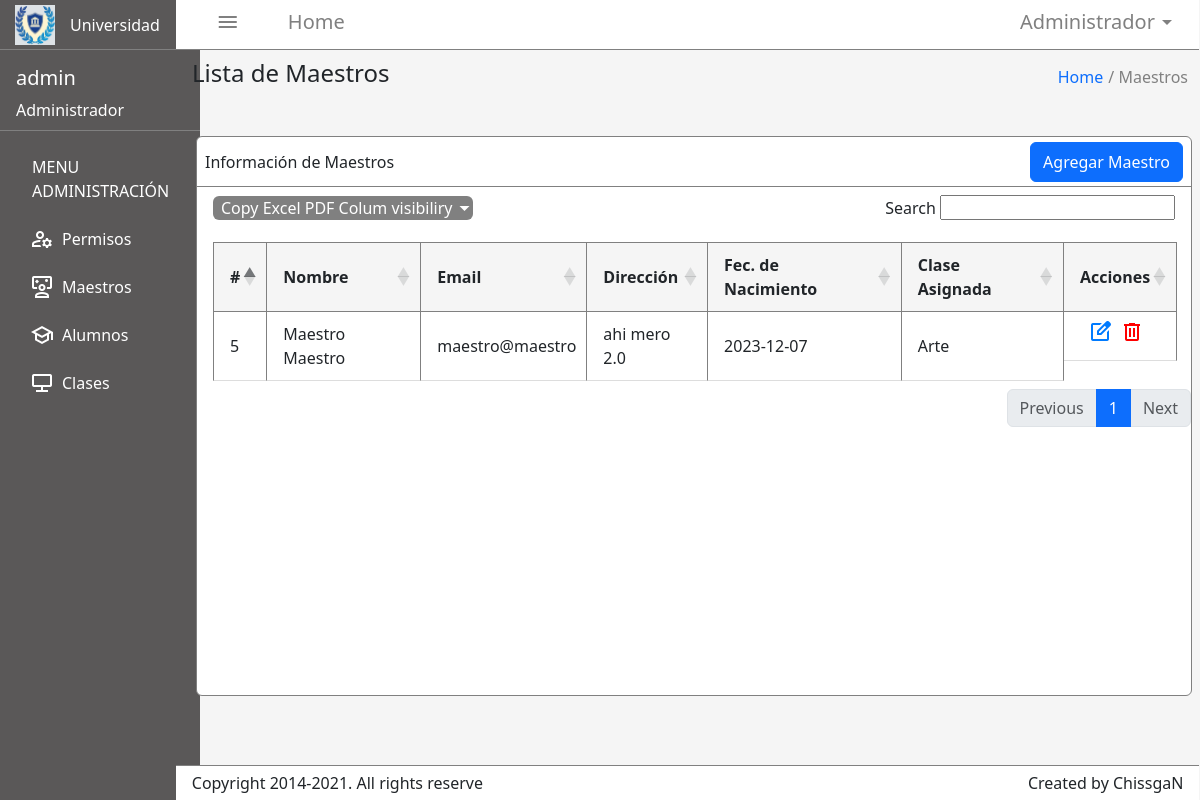
Screenshot of /Views/admin_maestros.php (signed in) with the database file from the repository.
### tables this page shows
CREATE TABLE `usuarios` (
  `id` int(11) NOT NULL,
  `name` varchar(100) NOT NULL,
  `surname` varchar(100) NOT NULL,
  `email` varchar(80) NOT NULL,
  `password` varchar(1000) NOT NULL,
  `address` varchar(80) NOT NULL,
  `rol_id` int(11) NOT NULL,
  `date` date NOT NULL,
  `materias_id` int(11) DEFAULT NULL,
  `status_id` int(11) DEFAULT NULL
);

CREATE TABLE `materias` (
  `id` int(11) NOT NULL,
  `materia` varchar(80) NOT NULL
);

### Models/Database.php (called while the page is built, shortened)
<?php
class Database{
    private $conn;
    public function __construct(){
        $this->hostname = HOST_NAME;
        $this->username = USER_NAME;
        $this->password = PASSWORD;
        $this->dbname = DB_NAME;
        $this->conn = new \PDO("mysql:host=$this->hostname;dbname=$this->dbname", $this->username, $this->password);
    }
    function getConn(){
        return $this->conn;
    }
}

### Models/Usuarios.php (called while the page is built, shortened)
<?php
class Usuarios{
    private $conexion;
    public function __construct(){
        $database = new Database;
        $this->conexion = $database->getConn();
    }
    public function all(){
        $query = "SELECT usuarios.*, materias.materia
          FROM usuarios
          LEFT JOIN materias ON usuarios.materias_id = materias.id
          WHERE usuarios.rol_id = 2";
        try {
            $stm = $this->conexion->prepare($query);
            $stm->execute();
            $rs = $stm->fetchAll(\PDO::FETCH_ASSOC);
            return $rs;
        } catch (\PDOException $e) {
            echo $e->getMessage();
        }
    }
}

### Views/admin_maestros.php (the view, shortened to what this page needs)
<?php
$usuario = new Usuarios;
$data = $usuario->all();
?>
<!DOCTYPE html>
<html lang="en">
<head>
    <link rel="stylesheet" href="../assets/adminmaestrosStyles.css">
    <link href="https://cdn.jsdelivr.net/npm/bootstrap@5.3.2/dist/css/bootstrap.min.css" rel="stylesheet">
    <link rel="stylesheet" type="text/css" href="https://cdn.datatables.net/1.11.5/css/dataTables.bootstrap5.min.css">
</head>
<body style="background-color: whitesmoke;">
    <nav class="nave">
        <div class="divMenu">
            <a href="" class="menuA">
                <span class="material-symbols-outlined menu">menu</span>
                <h5 class="ms-5 home">Home</h5>
            </a>
        </div>
        <div class="divMenu">
            <button href="" class="dropA" id="dropA">
                <h5 class="admiDrop">Administrador</h5>
                <span class="material-symbols-outlined drop">arrow_drop_down</span>
            </button>
        </div>
    </nav>
    <div class="inside">
        <h4>Lista de Maestros</h4>
        <div class="insideTwoContainer">
            <div class="insideTwo">
                <a href="./admin_dashboard.php" class="hoDa">Home </a>
                <p class="pDa"> / Maestros</p>
            </div>
        </div>
    </div>
    <div class="ms-3 allTable">
        <div class="d-flex divOp">
            <p class="ms-2 mb-0">Información de Maestros</p>
            <button class="me-2  mb-0 btn btn-primary addClass" id="addTeacher">Agregar Maestro</button>
        </div>
        <div class="d-flex ms-3 me-3 mt-2 mb-3 bar">
            <div class="divVar" style="background-color:gray">
                <a class="ms-2 opVa" href="">Copy</a>
                <a class="opVa" href="">Excel</a>
                <a class="opVa" href="">PDF</a>
                <a class="opVa" href="">Colum visibiliry <span class="material-symbols-outlined dropVa" style="color:white">arrow_drop_down</span></a>
            </div>
            <form action="../index.php?controller=AuthController&action=find" method="post">
                <label for="" class="search">Search</label>
                <input type="text" class="inSearch">
            </form>
        </div>
        <div>
            <table id="miTabla" class="ms-3 me-4 mt-3 tableP">
                <thead>
                    <tr class="fileHead">
                        <th class="ps-3 id">#</th>
                        <th class="ps-3 clase">Nombre</th>
                        <th class="ps-3 maestros">Email</th>
                        <th class="ps-3 alumnos">Dirección</th>
                        <th class="ps-3 date">Fec. de Nacimiento</th>
                        <th class="ps-3 asigna">Clase Asignada</th>
                        <th class="ps-3 acciones">Acciones</th>
                    </tr>
                </thead>
                <tbody class="bodyTable">
                    <?php foreach ($data as $usuario) : ?>
                        <tr class="fileBody">
                            <td class="ps-3 idP"><?php echo $usuario['id']; ?></td>
                            <td class="ps-3 claseP"><?php echo $usuario['name'] . ' ' . $usuario['surname']; ?></td>
                            <td class="ps-3 maestrosP"><?php echo $usuario['email']; ?></td>
                            <td class="ps-3 alumnosP"><?php echo $usuario['address']; ?></td>
                            <td class="ps-3 dateP"><?php echo $usuario['date']; ?></td>
                            <td class="ps-3 asignaP"><?php echo $usuario['materia']; ?></td>
                            <td class="d-flex ps-4 pt-2 accionesP">
                                <button class="editTeacherButton" data-userid="<?php echo $usuario['id']; ?>" data-username="<?php echo $usuario['name']; ?>" data-usersurname="<?php echo $usuario['surname']; ?>" data-useremail="<?php echo $usuario['email']; ?>" data-useraddress="<?php echo $usuario['address']; ?>" data-userdate="<?php echo $usuario['date']; ?>" data-userrolid="<?php echo $usuario['rol_id']; ?>" data-usermateriasid="<?php echo $usuario['materias_id']; ?>" style="border: none; background-color:white">
                                    <span class="material-symbols-outlined" style="color:#007bff">edit_square</span>
                                </button>
                                <form action="../index.php?controller=AuthController&action=delete" method="post">
                                    <button type="submit" class="d-flex ms-2 deleteTeacherButton" style="border: none; color: red; background-color:white;">
                                        <span class="material-symbols-outlined">delete</span>
                                    </button>
                                </form>
                            </td>
                        </tr>
                    <?php endforeach; ?>
                </tbody>
            </table>
        </div>
    </div>
    <footer class="ftr">
            <p class="ms-3 mb-0">Copyright 2014-2021. All rights reserve</p>
            <p class="mb-0 me-3">Created by ChissgaN</p>
    </footer>
    <div class="sidebar">
            <div class="d-flex align-top logoDiv">
                <img src="../assets/logoS.JPEG" alt="University logo" class="d-inline-block logo">
                <p class="d-inline-block align-middle uni">Universidad</p>
            </div>
            <div class=" mt-3   admin">
                <h5 class="ms-3 mb-2 textAdmin">admin</h5>
                <p class="ms-3 mb-2 textAdmin">Administrador</p>
            </div>
            <ul class="mt-4 options"> MENU ADMINISTRACIÓN
                <li class="mt-4">
                    <a class="optionsA" href="./admin_permisos.php">Permisos
                        <span class="material-symbols-outlined icons">manage_accounts</span>
                    </a>
                </li>
                <li class="mt-4">
                    <a class="optionsA" href="../Views/admin_maestros.php">Maestros
                        <span class="material-symbols-outlined icons">interactive_space</span>
                    </a>
                </li>
                <li class="mt-4">
                    <a class="optionsA" href="./admin_alumno.php">Alumnos
                        <span class="material-symbols-outlined icons">school</span>
                    </a>
                </li>
                <li class="mt-4">
                    <a class="optionsA" href="./admin_clases.php">Clases
                        <span class="material-symbols-outlined icons">jamboard_kiosk</span>
                    </a>
                </li>
            </ul>
    </div>
</body>
</html>

### assets/adminmaestrosStyles.css (style rules this page uses)
* { margin: 0; padding: 0; box-sizing: border-box; }
.divMenu { display: flex; align-items: center; }
.nave { width: 85.3%; height: 50px; position: absolute; left: 14.65%; border-bottom: 1.5px solid gray; display: flex; align-items: center; justify-content: space-between; background-color: white; }
.menu { margin-left: 40px; color: gray; }
.menuA { position: absolute; display: flex; text-decoration: none; }
.home { color: gray; margin-bottom: 5px; }
.dropA { position: absolute; right: 2%; display: flex; text-decoration: none; border: none; background-color: white; }
.admiDrop { color: gray; margin-bottom: 5px; }
.drop { color: gray; }
.sidebar { width: 200px; height: 100vh; background-color: rgb(90, 88, 88); }
.logoDiv { height: 50px; text-align: center; align-items: center; border-bottom: 1.5px solid gray; }
.logo { width: 40px; height: 40px; margin: 15px; }
.uni { color: white; align-items: center; margin: 0; }
.admin { width: 100%; border-bottom: 1.5px solid gray; color: white; }
.options { list-style: none; color: white; }
.icons { position: absolute; left: 15px; margin-left: 15px; color: white; }
.optionsA { margin-left: 30px; text-decoration: none; color: white; }
.inside { width: 83%; height: 70.5px; display: flex; position: absolute; margin-top: 3.5%; margin-left: 16%; align-items: center; justify-content: space-between; z-index: 1; }
.insideTwo { display: flex; align-items: center; }
.hoDa { text-decoration: none; display: flex; }
.pDa { color: gray; margin-left: 5px; margin-bottom: 0; }
.allTable { position: absolute; width: 83%; height: 70%; border: 1px solid gray; border-radius: 6px; background-color: white; left: 15%; top: 17%; }
.divOp { height: 50px; justify-content: space-between; border-bottom: 1px solid gray; align-items: center; }
.addClass { height: 40px; }
.divVar { width: 260px; border-radius: 6px; align-items: center; }
.dropVa { position: absolute; }
.bar { justify-content: space-between; align-items: center; }
.opVa { text-decoration: none; color: white; }
.inSearch { height: 25px; }
.tableP { width: 97%; }
.fileHead th, .fileBody td { text-align: left; padding: 10px; }
.fileHead th { background-color: #f5f5f5; }
.fileBody td { border-bottom: 1px solid #ddd; }
.id, .idP, .clase, .claseP, .maestros, .maestrosP, .alumnos, .alumnosP, .date, .dateP, .asigna, .asignaP, .acciones, .accionesP { border-right: 1px solid gray; border-bottom: 1px solid gray; }
.id, .clase, .maestros, .alumnos, .date, .asigna, .acciones { border-top: 1px solid gray; }
.id, .idP { border-left: 1px solid gray; }
.ftr { width: 85.3%; height: 35px; position: absolute; background-color: white; border-top: 1.5px solid gray; display: flex; align-items: center; justify-content: space-between; margin-left: 14.65%; bottom: 0%; }
.insideTwoContainer { transition: opacity 0.3s ease; }

### rows the page displays
usuarios: id "5", name "Maestro", surname "Maestro", email "maestro@maestro", address "ahi mero 2.0", date "2023-12-07", materias.materia "Arte"
